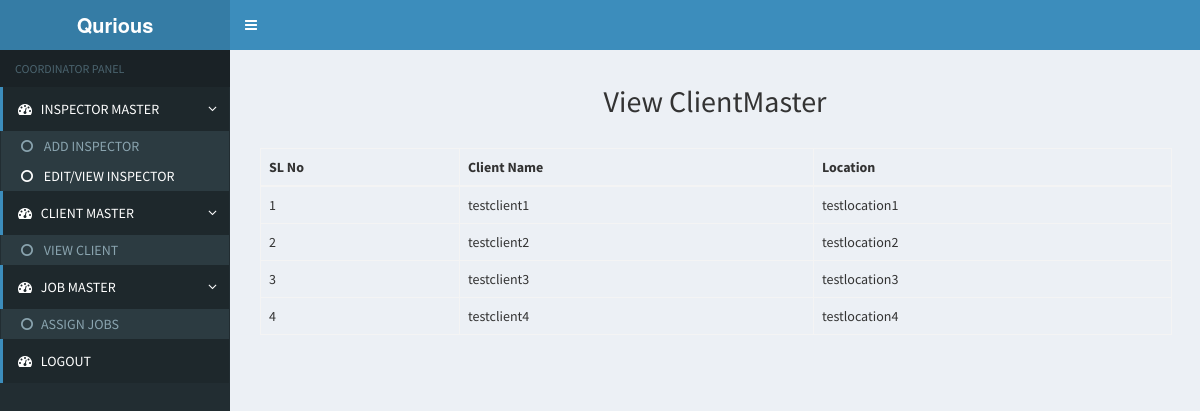
Screenshot of /viewclientmaster with the database file from the repository.
### TestApp/models.py (models this page shows)
class ClientMaster(models.Model):
    SLNo = models.IntegerField()
    ClientName = models.CharField(max_length=20)
    Location = models.CharField(max_length=50)

### TestApp/views.py (the view)
# urls.py: path('viewclientmaster',views.viewClient,name='viewClient'),
def viewClient(request):
    data = ClientMaster.objects.all()
    return render(request,'view-clientmaster.html',{'data':data})

### TestApp/templates/view-clientmaster.html (shortened to what this page needs)
{% extends 'coordinator-home.html' %}
    {% block content %}
    <center><h2>View ClientMaster</h2></center><br>
    <div class="container">
    <table class="table table-bordered">
        <thead>
            <tr>
                <th>SL No</th>
                <th>Client Name</th>
                <th>Location</th>
            </tr>
        </thead>
        <tbody>
            {% for i in data %}
            <tr>
                <td>{{i.SLNo}}</td>
                <td>{{i.ClientName}}</td>
                <td>{{i.Location}}</td>
            </tr>
            {% endfor %}
        </tbody>
    </table>
    </div>
    {% endblock %}

### TestApp/templates/coordinator-home.html (shortened to what this page needs)
{% load static %}
<!DOCTYPE html>
<html>
  <head>
    <link href="{% static 'css/bootstrap.min.css' %}" rel="stylesheet" type="text/css" />
    <link href="https://maxcdn.bootstrapcdn.com/font-awesome/4.3.0/css/font-awesome.min.css" rel="stylesheet" type="text/css" />
    <link href="http://code.ionicframework.com/ionicons/2.0.0/css/ionicons.min.css" rel="stylesheet" type="text/css" />
    <link href="{% static 'plugins/morris/morris.css' %}" rel="stylesheet" type="text/css" />
    <link href="{% static 'plugins/jvectormap/jquery-jvectormap-1.2.2.css' %}" rel="stylesheet" type="text/css" />
    <link href="{% static 'plugins/daterangepicker/daterangepicker-bs3.css' %}" rel="stylesheet" type="text/css" />
    <link href="{% static 'dist/css/AdminLTE.min.css' %}" rel="stylesheet" type="text/css" />
    <link href="{% static 'dist/css/skins/_all-skins.min.css' %}" rel="stylesheet" type="text/css" />
  </head>
  <body class="skin-blue">
    <div class="wrapper">
      <header class="main-header">
        <a href="#" class="logo"><b>Qurious</b></a>
        <nav class="navbar navbar-static-top" role="navigation">
          <a href="#" class="sidebar-toggle" data-toggle="offcanvas" role="button">
          </a>
        </nav>
      </header>
      <aside class="main-sidebar">
        <section class="sidebar">
          <ul class="sidebar-menu">
            <li class="header">COORDINATOR PANEL</li>
            <li class="active treeview">
              <a href="#">
                <i class="fa fa-dashboard"></i> <span>INSPECTOR MASTER</span> <i class="fa fa-angle-left pull-right"></i>
              </a>
              <ul class="treeview-menu">
                <li><a href="../coordinatoraddinspector"><i class="fa fa-circle-o"></i> ADD INSPECTOR</a></li>
                <li class="active"><a href="../coordinatorviewinspector"><i class="fa fa-circle-o"></i> EDIT/VIEW INSPECTOR</a></li>
              </ul>
            </li>
            <li class="active treeview">
              <a href="#">
                <i class="fa fa-dashboard"></i> <span>CLIENT MASTER</span> <i class="fa fa-angle-left pull-right"></i>
              </a>
              <ul class="treeview-menu">
                <li><a href="../viewclientmaster"><i class="fa fa-circle-o"></i> VIEW CLIENT</a></li>
              </ul>
            </li>
            <li class="active treeview">
              <a href="#">
                <i class="fa fa-dashboard"></i> <span>JOB MASTER</span> <i class="fa fa-angle-left pull-right"></i>
              </a>
              <ul class="treeview-menu">
                <li><a href="../jobmaster"><i class="fa fa-circle-o"></i>ASSIGN JOBS</a></li>
              </ul>
            </li>
            <li class="active treeview">
              <a href="../logout">
                <i class="fa fa-dashboard"></i> <span>LOGOUT</span>
              </a>
            </li>
          </ul>
        </section>
      </aside>
      <div class="content-wrapper" >
        <section class="content-header">
          {% block content %}
          {% endblock %}
        </section>
    </div>
  </body>
</html>

### TestApp/templates/coordinator-home.html (style rules this page uses)
.form-control,.table,.form-select { width:80% !important; }

### rows the page displays
ClientMaster: SLNo "1", ClientName "testclient1", Location "testlocation1"
ClientMaster: SLNo "2", ClientName "testclient2", Location "testlocation2"
ClientMaster: SLNo "3", ClientName "testclient3", Location "testlocation3"
ClientMaster: SLNo "4", ClientName "testclient4", Location "testlocation4"
